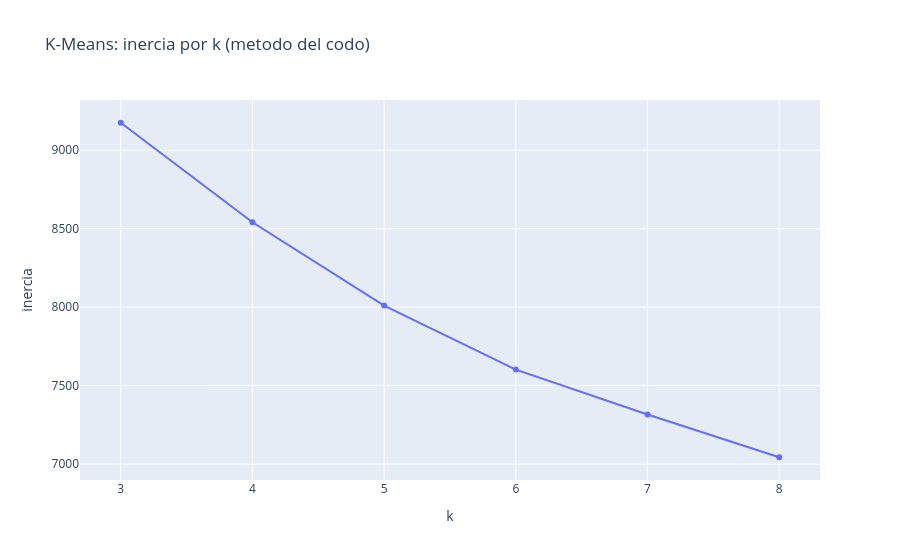

This figure's notebook cell:
### Code cell
fig_codo = px.line(
    df_resultados_kmeans, x="k", y="inercia", markers=True,
    title="K-Means: inercia por k (metodo del codo)"
)
fig_codo.show()

### Figure 1 — Plotly figure (JSON) as saved in the notebook; plotly's stock layout.template omitted (floating-point values rounded to 4 significant figures)
{"data": [{"hovertemplate": "k=%{x}<br>inercia=%{y}<extra></extra>", "legendgroup": "", "line": {"color": "#636efa", "dash": "solid"}, "marker": {"symbol": "circle"}, "mode": "lines+markers", "name": "", "orientation": "v", "showlegend": false, "type": "scatter", "x": [3, 4, 5, 6, 7, 8], "xaxis": "x", "y": [9175.0, 8540.0, 8010.0, 7602.0, 7316.0, 7044.0], "yaxis": "y"}], "layout": {"legend": {"tracegroupgap": 0}, "title": {"text": "K-Means: inercia por k (metodo del codo)"}, "xaxis": {"anchor": "y", "domain": [0, 1], "title": {"text": "k"}}, "yaxis": {"anchor": "x", "domain": [0, 1], "title": {"text": "inercia"}}}}
